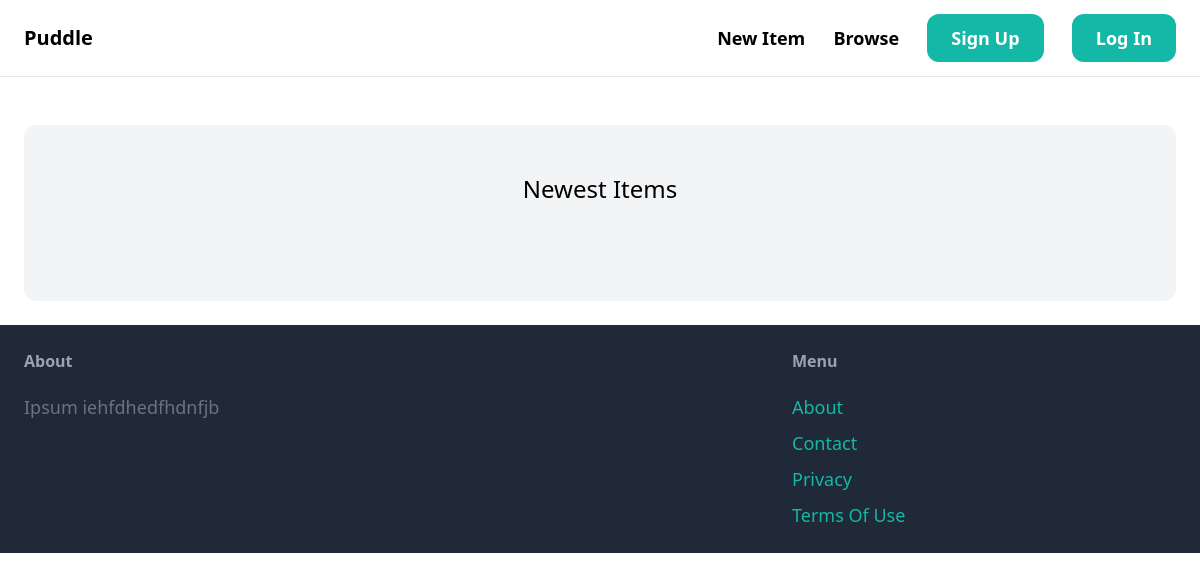
Before: / with the older database file.
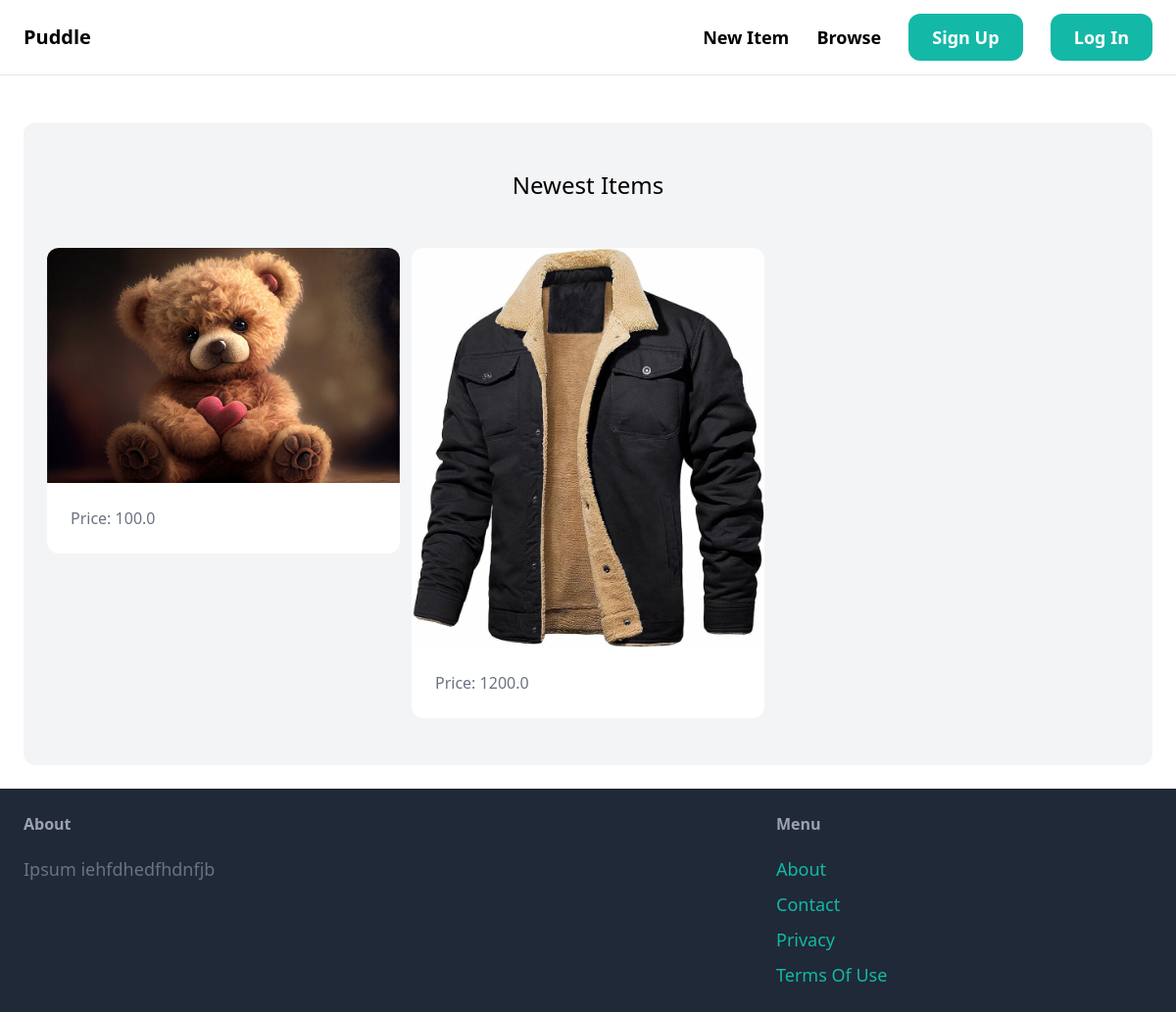
After: the same page with the newer database file.
### items/models.py (models this page shows, shortened)
class Item(models.Model):
    category = models.ForeignKey(Category, related_name='items',on_delete=models.CASCADE)
    name = models.CharField(max_length=255)
    description = models.TextField(blank=True, null=True)
    price = models.FloatField()
    image = models.ImageField(upload_to='item_images', blank=True, null=True)
    is_sold = models.BooleanField(default=False)
    created_by = models.ForeignKey(User, related_name='items', on_delete=models.CASCADE) # If the user is deleted all the items will be deleted
    created_at = models.DateTimeField(auto_now_add=True)

### core/views.py (the view)
# urls.py: path("", index, name="index"),
def index(request):
    items = Item.objects.filter(is_sold = False)[0:6]
    categories = Category.objects.all()
    return render(request, 'core/index.html', {
        'categories': categories,
        'items': items,
    })

### core/templates/core/index.html (shortened to what this page needs)
{% extends 'core/base.html' %}
{% block content %}
    <div class="mt-6 px-6 py-12 bg-gray-100 rounded-xl">
        <h2 class="mb-12 text-2xl text-center">Newest Items</h2>
        <div class="grid grid-cols-3 gap-3">
            {% for item in items %}
            <div>
                <a href="#">
                    <div>
                        <img src="{{ item.image.url }}" class="rounded-t-xl">
                    </div>
                    <div class="p-6 bg-white rounded-b-xl">
                        <p class="text-gray-500">Price: {{ item.price }}</p>
                    </div>
                </a>
            </div>
            {% endfor %}
        </div>
    </div>
{% endblock %}

### core/templates/core/base.html (shortened to what this page needs)
<!DOCTYPE html>
<html lang="en">
<head>
    <script src="https:/cdn.tailwindcss.com"></script>
</head>
<body>
    <nav class="py-6 px-6 flex justify-between items-center border-b border-gray-200">
        <a href="/" class="text-xl font-semibold">Puddle</a>
        <div class="space-x-6">
            <a href="#" class="text-lg font-semibold hover:text-gray-500">New Item</a>
            <a href="#" class="text-lg font-semibold hover:text-gray-500">Browse</a>
            <a href="#" class="px-6 py-3 text-lg font-semibold bg-teal-500 text-white rounded-xl hover:bg-teal-700">Sign Up</a>
            <a href="#" class="px-6 py-3 text-lg font-semibold bg-teal-500 text-white rounded-xl hover:bg-gray-700">Log In</a>
        </div>
    </nav>
    <div class="px-6 py-6">
       {% block content %}
       {% endblock %}
    </div>
    <footer class="py-6 px-6 flex justify-between bg-gray-800">
        <div class="w-2/3 pr-10">
            <h3 class="mb-5 font-semibold text-gray-400">About</h3>
            <p class="text-lg text-gray-500">Ipsum iehfdhedfhdnfjb</p>
        </div>
        <div class="w-1/3">
            <h3 class="mb-5 font-semibold text-gray-400">Menu</h3>
            <ul class="space-y-2">
                <li><a href="#" class="text-lg text-teal-500 hover:text-teal-700">About</a></li>
                <li><a href="{% url 'contact' %}" class="text-lg text-teal-500 hover:text-teal-700">Contact</a></li>
                <li><a href="#" class="text-lg text-teal-500 hover:text-teal-700">Privacy</a></li>
                <li><a href="#" class="text-lg text-teal-500 hover:text-teal-700">Terms Of Use</a></li>
            </ul>
        </div>
    </footer>
</body>
</html>

Changed rows visible on the page:
added Item: image (picture), price "100.0"
added Item: image (picture), price "1200.0"
